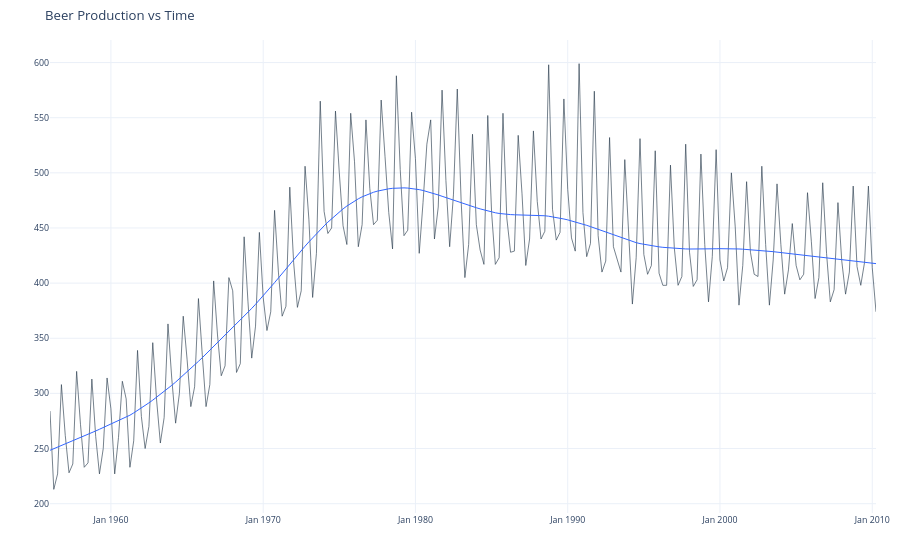

The cell this chart's notebook holds for it:
### Code cell
import pytimetk as pytk


pytk.plot_timeseries(
    aus, 
    date_column='Quarter',
    value_column='Beer',
    title='Beer Production vs Time'

)

### Figure 1 — Plotly figure (JSON) as saved in the notebook; plotly's stock layout.template omitted (floating-point values rounded to 4 significant figures; data arrays with more than 128 entries replaced by an {"elided": "..."} marker saying what was removed)
{"data": [{"hoverlabel": {"font": {"size": 8.8}}, "line": {"color": "rgba(44, 62, 80, 1.0)", "width": 0.65}, "mode": "lines", "name": "Time Series", "showlegend": false, "type": "scatter", "x": {"elided": "218 str values"}, "y": {"elided": "218 int values"}}, {"hoverlabel": {"font": {"size": 8.8}}, "line": {"color": "rgba(51, 102, 255, 1.0)", "width": 1}, "mode": "lines", "name": "Smoother", "showlegend": false, "type": "scatter", "x": {"elided": "218 str values"}, "y": {"elided": "218 float values"}}], "layout": {"autosize": true, "font": {"size": 11}, "legend": {"font": {"size": 8.8}, "title": {"font": {"size": 8.8}, "text": "Legend"}}, "margin": {"b": 40, "l": 10, "r": 10, "t": 40}, "title": {"font": {"size": 13.2}, "text": "Beer Production vs Time"}, "xaxis": {"anchor": "y", "domain": [0, 1], "tickfont": {"size": 8.8}, "tickformat": "%b %Y", "title": {"text": ""}}, "yaxis": {"anchor": "x", "domain": [0, 1], "tickfont": {"size": 8.8}, "title": {"text": ""}}}}
